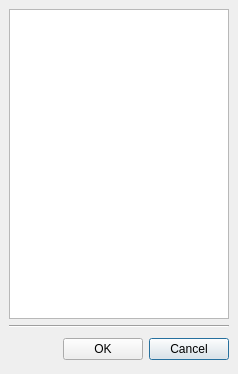
<?xml version="1.0" encoding="UTF-8"?>
<ui version="4.0">
 <class>SelectLineStyleForm</class>
 <widget class="QDialog" name="SelectLineStyleForm">
  <property name="geometry">
   <rect>
    <x>0</x>
    <y>0</y>
    <width>238</width>
    <height>374</height>
   </rect>
  </property>
  <property name="windowTitle">
   <string>Select line Style</string>
  </property>
  <layout class="QVBoxLayout">
   <property name="spacing">
    <number>6</number>
   </property>
   <property name="leftMargin">
    <number>9</number>
   </property>
   <property name="topMargin">
    <number>9</number>
   </property>
   <property name="rightMargin">
    <number>9</number>
   </property>
   <property name="bottomMargin">
    <number>9</number>
   </property>
   <item>
    <widget class="QListWidget" name="style_items">
     <property name="sizePolicy">
      <sizepolicy hsizetype="Preferred" vsizetype="Expanding">
       <horstretch>0</horstretch>
       <verstretch>0</verstretch>
      </sizepolicy>
     </property>
     <property name="acceptDrops">
      <bool>true</bool>
     </property>
     <property name="showDropIndicator" stdset="0">
      <bool>false</bool>
     </property>
     <property name="dragEnabled">
      <bool>false</bool>
     </property>
     <property name="alternatingRowColors">
      <bool>false</bool>
     </property>
     <property name="selectionMode">
      <enum>QAbstractItemView::SingleSelection</enum>
     </property>
     <property name="iconSize">
      <size>
       <width>36</width>
       <height>26</height>
      </size>
     </property>
     <property name="movement">
      <enum>QListView::Static</enum>
     </property>
     <property name="viewMode">
      <enum>QListView::ListMode</enum>
     </property>
    </widget>
   </item>
   <item>
    <widget class="Line" name="line">
     <property name="orientation">
      <enum>Qt::Horizontal</enum>
     </property>
    </widget>
   </item>
   <item>
    <widget class="QFrame" name="frame5">
     <property name="frameShape">
      <enum>QFrame::NoFrame</enum>
     </property>
     <property name="frameShadow">
      <enum>QFrame::Raised</enum>
     </property>
     <layout class="QHBoxLayout">
      <property name="spacing">
       <number>6</number>
      </property>
      <property name="leftMargin">
       <number>0</number>
      </property>
      <property name="topMargin">
       <number>0</number>
      </property>
      <property name="rightMargin">
       <number>0</number>
      </property>
      <property name="bottomMargin">
       <number>0</number>
      </property>
      <item>
       <spacer>
        <property name="orientation">
         <enum>Qt::Horizontal</enum>
        </property>
        <property name="sizeType">
         <enum>QSizePolicy::Expanding</enum>
        </property>
        <property name="sizeHint" stdset="0">
         <size>
          <width>81</width>
          <height>31</height>
         </size>
        </property>
       </spacer>
      </item>
      <item>
       <widget class="QPushButton" name="ok_button">
        <property name="text">
         <string>OK</string>
        </property>
        <property name="default">
         <bool>true</bool>
        </property>
       </widget>
      </item>
      <item>
       <widget class="QPushButton" name="cancel_button">
        <property name="text">
         <string>Cancel</string>
        </property>
        <property name="default">
         <bool>true</bool>
        </property>
       </widget>
      </item>
     </layout>
    </widget>
   </item>
  </layout>
 </widget>
 <layoutdefault spacing="6" margin="11"/>
 <resources/>
 <connections>
  <connection>
   <sender>ok_button</sender>
   <signal>clicked()</signal>
   <receiver>SelectLineStyleForm</receiver>
   <slot>accept()</slot>
   <hints>
    <hint type="sourcelabel">
     <x>182</x>
     <y>334</y>
    </hint>
    <hint type="destinationlabel">
     <x>163</x>
     <y>178</y>
    </hint>
   </hints>
  </connection>
  <connection>
   <sender>cancel_button</sender>
   <signal>clicked()</signal>
   <receiver>SelectLineStyleForm</receiver>
   <slot>reject()</slot>
   <hints>
    <hint type="sourcelabel">
     <x>275</x>
     <y>334</y>
    </hint>
    <hint type="destinationlabel">
     <x>163</x>
     <y>178</y>
    </hint>
   </hints>
  </connection>
 </connections>
</ui>
